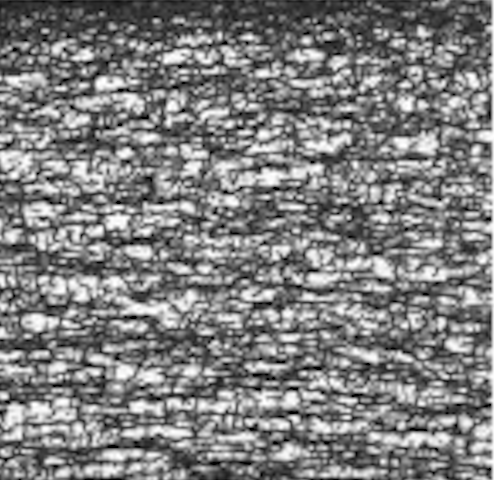
#> input picture Job_script/Micrographs/chu16.jpg, 494 x 480 px
$ jupyter execute --allow-errors load_image.ipynb   (text cells are left out)
#> lines starting #> are read from the running program, lines starting #| are printed output that depends on the picture; after the words box and inside, x2 and y2 are one past the last pixel; in counts of white or black regions, pixels touching at a corner belong together; pictures that were not available may be replaced by others from this repository, and a replacement may not be noted
### Job_script/packages/Edge.py
# import the necessary packages
import numpy as np
import cv2

def auto_canny(image, sigma=0.33):
	# compute the median of the single channel pixel intensities
	v = np.median(image)
	# apply automatic Canny edge detection using the computed median
	lower = int(max(0, (1.0 - sigma) * v))
	upper = int(min(255, (1.0 + sigma) * v))
	edged = cv2.Canny(image, lower, upper)
	# return the edged image
	return edged

### Job_script/load_image.ipynb
[cell 1]
# We import the packages we need
from matplotlib import pyplot as plt
import re
from PIL import Image
import os, os.path
from os import listdir
import matplotlib.axes
import matplotlib.image as mpimg
import numpy as np
import cv2


# And also we import the functions we have created, which are in the packages folder
from packages import plot_image
from packages import Edge

[cell 2]
def sorted_aphanumeric(data):
    convert = lambda text: int(text) if text.isdigit() else text.lower()
    alphanum_key = lambda key: [ convert(c) for c in re.split('([0-9]+)', key) ]
    return sorted(data, key=alphanum_key)

[cell 3]
mypath = './Micrographs/'

def_files = sorted_aphanumeric(listdir(mypath))

[cell 4]
img = cv2.imread('./Micrographs/chu16.jpg',0)
#> img: shape (480, 494); min 0, max 255, mean 127.1

[cell 5]
imgplot = plt.imshow(img)

[cell 6]
#define the number of veritcal splits we require
SecNum = 15

#this small loop confirms that the total width of the image can be split into the defined number of sections,
# if not another section will be added until equality is achieved
while True:
    if (np.size(img,1) % SecNum) !=0:
        SecNum += 1
    else:
        break
#> after the loop, SecNum = 19

#introducing a tracker variable allows for simple passing of number of slices between chunks
tracker = 0

#this loop takes the image and vertically slices it in equal widths as defined above
for x in range(0,np.size(img,1),SecNum):
        x1 = x + SecNum
        section = img[0:np.size(img,0), x:x1]

        cv2.imwrite("ImagePrep/Sections/" + str(tracker) +".png",section)

        tracker +=1
#> this loop made 26 passes
#> x1 on passes 1 to 12: 19, 38, 57, 76, 95, 114, 133, 152, 171, 190, 209, 228
#> after the loop, tracker = 26
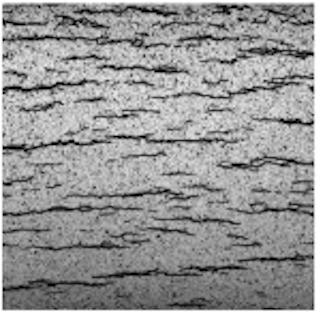
#> input picture Job_script/Micrographs/chu1.jpg, 316 x 312 px, given in place of 0.png, which was not available
#> further down, Sec is the input picture: shape (312, 316, 3); mean B, G, R 147.7, 147.7, 147.7
#> `Blur = cv2.GaussianBlur(Sec, (7,7),0)`:
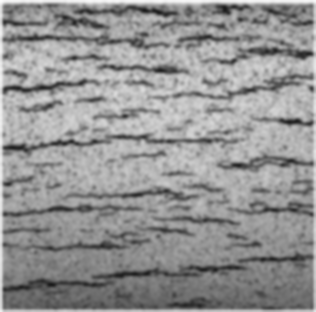
#> Blur: shape (312, 316, 3); mean R, G, B 147.5, 147.5, 147.5
#> `Blur = cv2.imread("./ImagePrep/Blurs/" + str(i) + ".png", 0)`:
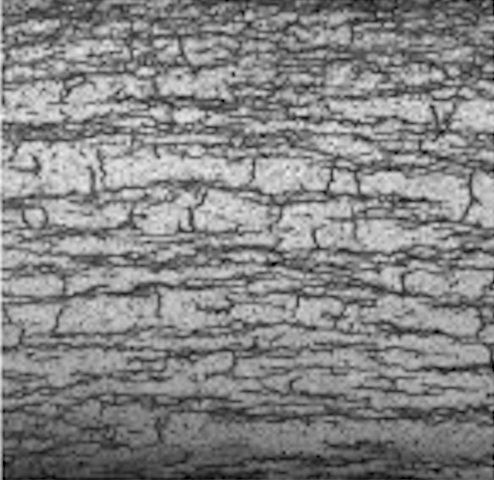
#> Blur: shape (480, 494); min 0, max 246, mean 132.6
#> `ThreshValue, ThreshOtsu = cv2.threshold(Blur,0,255,cv2.THRESH_BINARY+c..`:
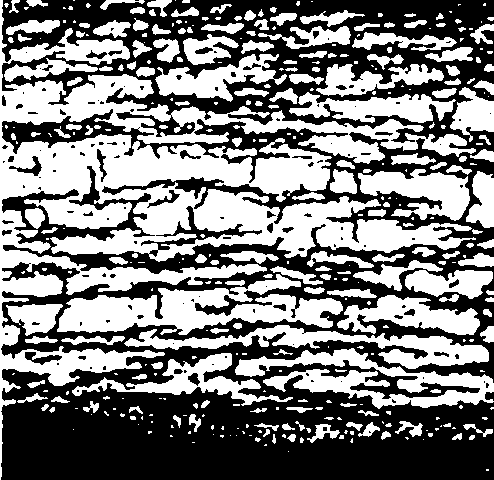
#> ThreshOtsu: shape (480, 494); 49% white; 366 white regions (180 under 20 px), largest, box (x1, y1, x2, y2) and area: (0, 0, 476, 480) 52462, (57, 274, 343, 335) 8248, (235, 348, 494, 409) 6038
#> `ThreshValue, ThreshOtsu = cv2.threshold(Blur,0,255,cv2.THRESH_BINARY+c..`: ThreshValue = 133
#> `criteria = (cv2.TERM_CRITERIA_EPS + cv2.TERM_CRITERIA_MAX_ITER, 100, 0..`: criteria = (3, 100, 0.1)
#> `ret, labels, clusters = cv2.kmeans(reshapedImage, k, None, criteria, 1..`: ret = 131293127.5; clusters = [[98.78, 98.06, 98.78], [168.1, 168.8, 168.1]]
#> `clusters = np.uint8(clusters)`: clusters = [[98, 98, 98], [168, 168, 168]]

#following from this, the slices are then blurred to reduce noise and transformed to their original black and white colour
#> (the rest of this cell did not finish here and is left out)

#> (a cell that did not finish here is left out)

#> (a cell that did not finish here is left out)

#> (a cell that did not finish here is left out)
